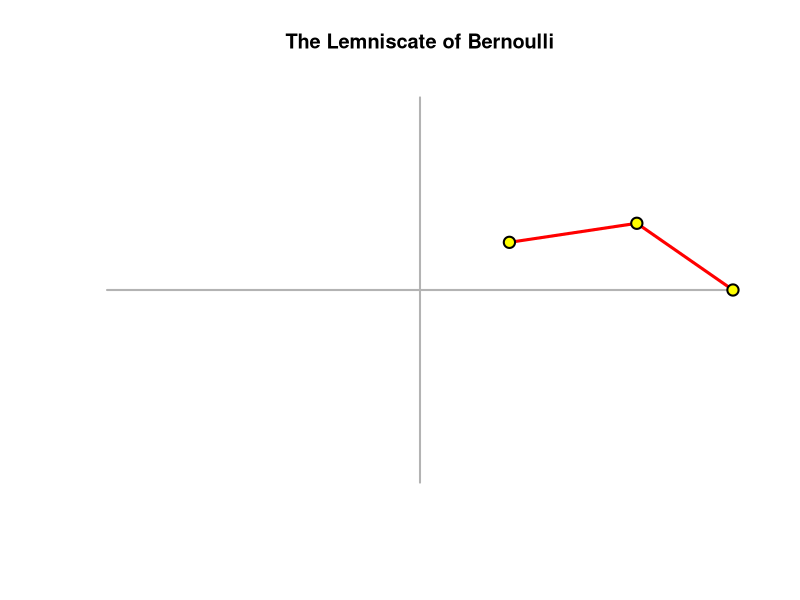
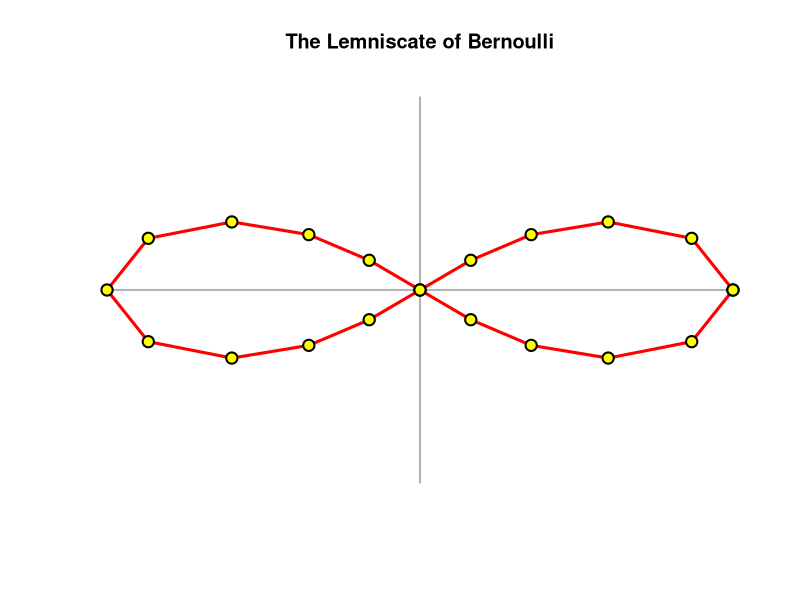
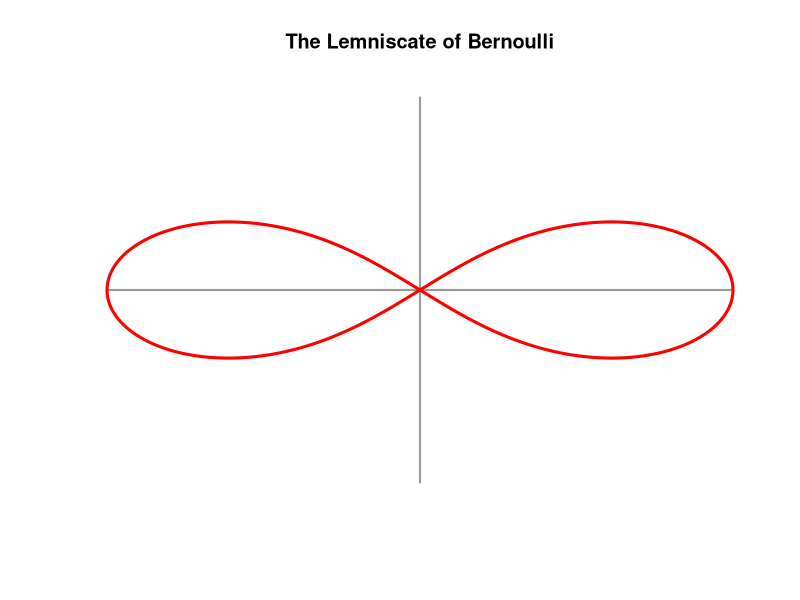

These figures' R source, in order:
## ---- chunk 1
rm( list = ls() )
## ---- chunk 2
parameter.value <- 0
## ---- chunk 3
point.1.x <-
  cos( parameter.value ) / (1 + (sin(parameter.value))^2)

cat(
  "x-coordinate of first point:",
  formatC(
    x = point.1.x,
    format = "f",
    digits = 3
  )
)
## ---- chunk 4
parameter.value <- 0

point.1.y <-
  cos( parameter.value ) * sin( parameter.value ) /
  (1 + (sin(parameter.value))^2)

cat(
  "y-coordinate of first point:",
  formatC(
    x = point.1.y,
    format = "f",
    digits = 3
  )
)
## ---- chunk 5
parameter.value <- pi / 6
## ---- chunk 6
point.2.x <-
  cos( parameter.value ) / (1 + (sin(parameter.value))^2)

cat(
  "x-coordinate of second point:",
  formatC(
    x = point.2.x,
    format = "f",
    digits = 3
  )
)
## ---- chunk 7
point.2.y <-
  cos( parameter.value ) * sin( parameter.value ) /
  (1 + (sin(parameter.value))^2)

cat(
  "y-coordinate of second point:",
  formatC(
    x = point.2.y,
    format = "f",
    digits = 3
  )
)
## ---- chunk 8
parameter.value <- pi / 3
## ---- chunk 9
point.3.x <-
  cos( parameter.value ) / (1 + (sin(parameter.value))^2)

cat(
  "x-coordinate of third point:",
  formatC(
    x = point.3.x,
    format = "f",
    digits = 3
  )
)
## ---- chunk 10
point.3.y <-
  cos( parameter.value ) * sin( parameter.value ) /
  (1 + (sin(parameter.value))^2)

cat(
  "y-coordinate of third point:",
  formatC(
    x = point.3.y,
    format = "f",
    digits = 3
  )
)
## ---- chunk 11
x.vector <-
  c(
    point.1.x,
    point.2.x,
    point.3.x
  )

cat(
  "x.vector: ",
  formatC(
    x = x.vector,
    format = "f",
    digits = 3
  )
)
## ---- chunk 12
y.vector <-
  c(
    point.1.y,
    point.2.y,
    point.3.y
  )

cat(
  "y.vector: ",
  formatC(
    x = y.vector,
    format = "f",
    digits = 3
  )
)
## ---- chunk 13
# First, we'll create the plotting region

plot(
  x = NULL,
  xlim = c(-1, 1),
  ylim = c(-1, 1),
  main = "The Lemniscate of Bernoulli",
  xlab = "",
  ylab = "",
  axes = FALSE
)

# Drawing in the horizontal reference line

segments(
  x0 = -1,
  y0 = 0,
  x1 = 1,
  y1 = 0,
  lty = "solid",
  lwd = 2,
  col = "gray70"
)

# Drawing in the vertical reference line

segments(
  x0 = 0,
  y0 = -1,
  x1 = 0,
  y1 = 1,
  lty = "solid",
  lwd = 2,
  col = "gray70"
)


# Drawing in the line segments

lines(
  x = x.vector,
  y = y.vector,
  lty = "solid",
  lwd = 3,
  col = "red"
)

# Drawing in the points

points(
  x = x.vector,
  y = y.vector,
  pch = 21,
  lwd = 2,
  cex = 1.5,
  bg = "yellow",
  col = "black"
)
## ---- chunk 14
parameter.value.vector <-
  seq( from = 0, to = 2 * pi, length.out = 21 )

cat(
  "Parameter value vector:",
  formatC(
    x = head( parameter.value.vector, n = 5 ),
    format = "f",
    digits = 3
  )
)
## ---- chunk 15
x.vector <-
  cos( parameter.value.vector ) /
  (1 + (sin(parameter.value.vector)^2))

cat(
  "x vector:",
  formatC(
    x = head( x.vector, n = 5 ),
    format = "f",
    digits = 3
  )
)
## ---- chunk 16
y.vector <-
  cos( parameter.value.vector ) * sin( parameter.value.vector ) /
  (1 + (sin(parameter.value.vector)^2))

cat(
  "y vector:",
  formatC(
    x = head( y.vector, n = 5 ),
    format = "f",
    digits = 3
  )
)
## ---- chunk 17
# First, we'll create the plotting region

plot(
  x = NULL,
  xlim = c(-1, 1),
  ylim = c(-1, 1),
  main = "The Lemniscate of Bernoulli",
  xlab = "",
  ylab = "",
  axes = FALSE
)

# Drawing in the horizontal reference line

segments(
  x0 = -1,
  y0 = 0,
  x1 = 1,
  y1 = 0,
  lty = "solid",
  lwd = 2,
  col = "gray70"
)

# Drawing in the vertical reference line

segments(
  x0 = 0,
  y0 = -1,
  x1 = 0,
  y1 = 1,
  lty = "solid",
  lwd = 2,
  col = "gray70"
)


# Drawing in the line segments

lines(
  x = x.vector,
  y = y.vector,
  lty = "solid",
  lwd = 3,
  col = "red"
)

# Drawing in the points

points(
  x = x.vector,
  y = y.vector,
  pch = 21,
  lwd = 2,
  cex = 1.5,
  bg = "yellow",
  col = "black"
)
## ---- chunk 18
parameter.value.vector <-
  seq( from = 0, to = 2 * pi, length.out = 1000 )

x.vector <-
  cos( parameter.value.vector ) /
  (1 + (sin(parameter.value.vector)^2))

y.vector <-
  cos( parameter.value.vector ) * sin( parameter.value.vector ) /
  (1 + (sin(parameter.value.vector)^2))
## ---- chunk 19
plot(
  x = NULL,
  xlim = c(-1, 1),
  ylim = c(-1, 1),
  main = "The Lemniscate of Bernoulli",
  xlab = "",
  ylab = "",
  axes = FALSE
)

segments(
  x0 = 0,
  y0 = -1,
  x1 = 0,
  y1 = 1,
  lty = "solid",
  lwd = 2,
  col = "gray60"
)


segments(
  x0 = -1,
  y0 = 0,
  x1 = 1,
  y1 = 0,
  lty = "solid",
  lwd = 2,
  col = "gray60"
)



lines(
  x.vector,
  y.vector,
  lty = "solid",
  lwd = 3,
  col = "red"
)
